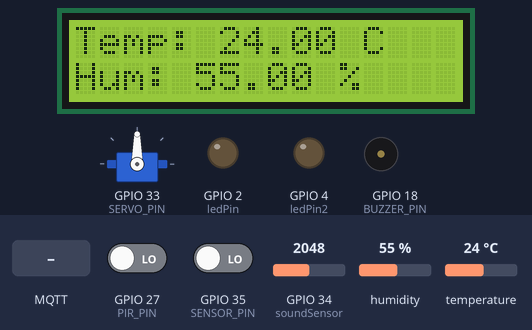
A sketch run on a simulated ESP32. On the bench: servo, 16×2 character LCD, output pins drawn as LEDs (lit = HIGH), buzzer (waves = sounding). The inputs (shaded band) are chosen by the test bench; at power-on: GPIO 27 (PIR_PIN) LOW, humidity 55 %, temperature 24 °C, GPIO 34 (soundSensor) = 2048, GPIO 35 (SENSOR_PIN) LOW. WiFi joins after 1.5 s; servers stay silent unless stated; no MQTT or app messages arrive unless stated; what the sketch prints to the serial monitor is not drawn.

Above: at 3.3 s.
3.4 s: MQTT message "true" arrives on the first subscribed topic
At 6.3 s:
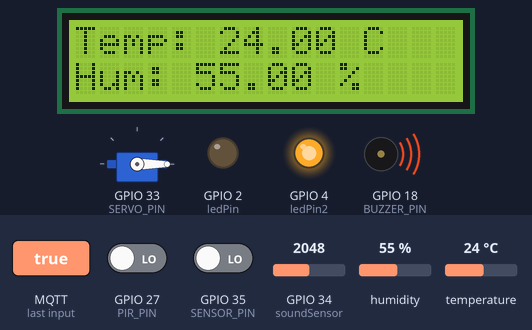
6.6 s: GPIO 27 (PIR_PIN) driven HIGH
At 11.0 s:
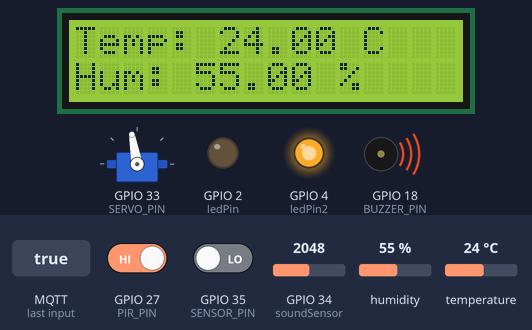
12.7 s: MQTT message "false" arrives on the first subscribed topic
At 18.3 s:
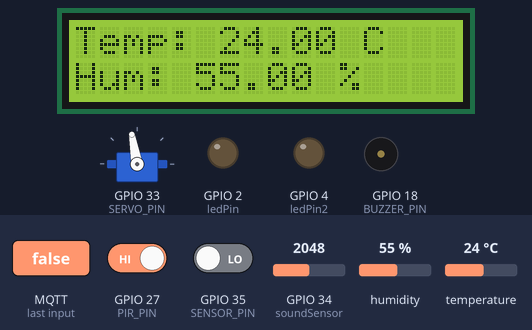
20.4 s: humidity set to 22 %
At 27.5 s:
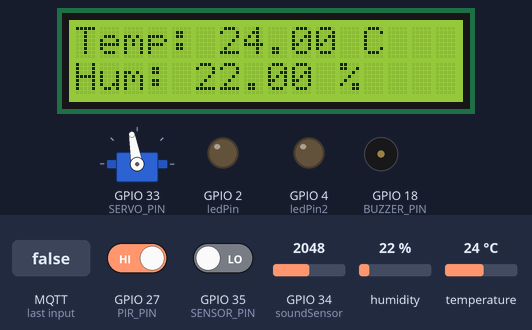
27.8 s: temperature set to 12 °C
At 36.2 s:
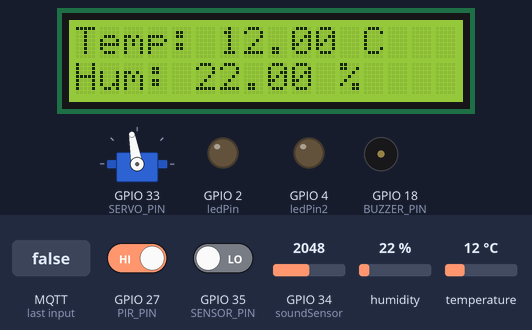
Timing chart, 0 to 36.5 s (numbered marks = the images above; inputs shaded):
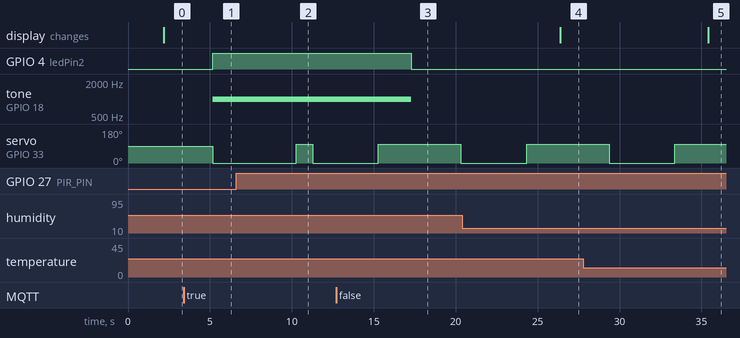

The sketch:

ProyectoCerradura.ino
```cpp
#include <MQUnifiedsensor.h>
#include <WiFi.h>
#include <PubSubClient.h>
#include <DHT.h> // Librería para el sensor DHT11
#include <ESP32Servo.h>
#include <ESP32Tone.h>
#include <LiquidCrystal_I2C.h>
#include <Adafruit_Sensor.h>
//#include <MQ135.h>

//#define GAS_SENSOR_PIN 32 // Pin de lectura del sensor de gas AO
#define GAS_PIN 34
#define TYPE_SENSOR "MQ-3" // Tipo de sensor MQ-3
#define PIR_PIN 27        // Pin del sensor PIR
#define SENSOR_PIN 35     // Pin conectado al sensor de llama
#define DHTPIN 15          // Pin en el que está conectado el sensor DHT
#define DHTTYPE DHT11     // Tipo de sensor (DHT11 o DHT22)
#define SERVO_PIN 33
#define BUZZER_PIN 18


const char* ssid = "HUAWEI Y9s";
const char* password = "f7c0af5ddc73";
//const char* mqtt_server = "192.168.43.65";//cambiar por la ip del rasberry
const char* mqtt_server = "broker.emqx.io";
const char* mqtt_topic = "iot/proyecto/temperatura";
const char* topicServo = "iot/proyecto/servo";
const char* topicbuzzer = "iot/proyecto/buzzer";

const int soundSensor = 34;

int ledPin = 2; //Connection state
int ledPin2 = 4; //Show received messages


WiFiClient wifiClient;
PubSubClient client(wifiClient);
//Servo configuration
//const int servoPin = 14;
//Servo myservo;
//MQUnifiedsensor MQ3(GAS_PIN, AnalogMode);

//MQ135 gasSensor(GAS_SENSOR_PIN);
//MQUnifiedsensor MQUnifiedsensor(GAS_SENSOR_PIN, TYPE_SENSOR);
//MQUnifiedsensor MQUnifiedsensor("ESP32", "MQ-3");

DHT dht(DHTPIN, DHTTYPE);
Servo servoMotor; // Crear objeto del servomotor
LiquidCrystal_I2C lcd = LiquidCrystal_I2C(0X27, 16, 2); // Dirección de la pantalla LCD, número de columnas y filas

void setup() {
  Serial.begin(115200);
  dht.begin(); // Inicializar el sensor DHT11

  pinMode(ledPin, OUTPUT);
  pinMode(ledPin2, OUTPUT);
  //buzzer
  pinMode(BUZZER_PIN, OUTPUT); // Configuramos el pin del buzzer como salida
  //servo
  pinMode(PIR_PIN, INPUT);
  pinMode(SENSOR_PIN, INPUT);
  servoMotor.attach(SERVO_PIN); // Adjuntar el pin del servomotor
  // Inicializar la pantalla LCD
  lcd.init();
  // Encender la luz de fondo
  lcd.backlight();
  // Limpiar la pantalla
  lcd.clear();
  // sensor gas

  // Inicializar el sensor de temperatura y humedad
  //dht.begin();
  // Conectarse a la red WiFi
  WiFi.begin(ssid,password);
  while (WiFi.status() != WL_CONNECTED) {
    delay(1000);
    Serial.println("Conectando a la red WiFi...");
  }
  Serial.println("Conexión WiFi establecida.");

  // Conectarse al servidor MQTT
  client.setServer(mqtt_server, 1883);
  while (!client.connected()) {
    if (client.connect("ioTClient")) {
      Serial.println("Conexión MQTT establecida.");
      client.setCallback(callback);
    } else {
      Serial.print("Error de conexión MQTT, estado: ");
      Serial.println(client.state());
      delay(2000);
    }
  }

  // Suscribirse al topic del servo
  client.subscribe(topicServo);
}

void loop() {
  client.loop();

  // Leer valor del sensor de gas
  //float gasValue = gasSensor.getPPM();
  //float gasValue = MQUnifiedsensor.readSensor();
  int soundValue = analogRead(soundSensor);  // Lee el valor analógico del sensor


  // Leer valor del sensor PIR
  int pirValue = digitalRead(PIR_PIN);

  // Leer valor del sensor de llama
  int flameValue = digitalRead(SENSOR_PIN);

  // Leer valores de humedad y temperatura
  float h = dht.readHumidity();
  float t = dht.readTemperature();

  // Imprimir los resultados en el monitor serie
  /*Serial.print("Valor de gas: ");
  Serial.print(gasValue);
  Serial.println(" ppm");*/

  Serial.print("Valor del sensor de sonido: ");
  Serial.println(soundValue);

  Serial.print("Valor del sensor PIR: ");
  Serial.println(pirValue);

  Serial.print("Valor del sensor de llama: ");
  Serial.println(flameValue);


  // Leer la temperatura y la humedad del sensor
  float tempC = dht.readTemperature(); // Temperatura en grados Celsius
  float hum = dht.readHumidity(); // Humedad relativa en porcentaje

  // Mostrar los valores en la pantalla LCD
  lcd.setCursor(0, 0);
  lcd.print("Temp: ");
  lcd.print(tempC);
  lcd.print(" C");

  lcd.setCursor(0, 1);
  lcd.print("Hum: ");
  lcd.print(hum);
  lcd.print(" %");

  delay(2000); // Esperar 2 segundos antes de volver a leer los valores del sensor

  Serial.print("Humedad: ");
  Serial.print(h);
  Serial.print(" %\t");

  Serial.print("Temperatura: ");
  Serial.print(t);
  Serial.println(" *C");

  // Controlar el servomotor si se detecta algún sensor activado
  if (pirValue == HIGH/*gasValue > 0 || pirValue == HIGH || flameValue == HIGH*/) {
    //moveServo(); // Llamar a la función del servomotor
    servoMotor.write(100);     // sets the servo position to 0 degrees
    delay(1000);          // waits for 1 second
    servoMotor.write(0);   // sets the servo position to 180 degrees
    delay(4000);          // waits for 1 second
    servoMotor.write(100);     // sets the servo position to 0 degrees
    delay(1000);
  }

  //client.publish(mqtt_topic, msg);
  char msg[64];
  snprintf(msg, 64, "%d,%d,%d,%.2f,%.2f", soundValue, pirValue, flameValue, t, h);

  // Publicar el mensaje MQTT
  if (client.connected()) {
    client.publish(mqtt_topic, msg);
  }

  // Esperar 10 segundos antes de publicar la siguiente temperatura y humedad
  delay(1000);

}

void callback(char* topic, byte* message, unsigned int length) {
  Serial.print("Mensaje recibido en el topic ");
  Serial.print(topic);

  String messageTemp;
  for (int i = 0; i < length; i++) {
    Serial.print((char)message[i]);
    messageTemp += (char)message[i];
  }
  Serial.println(messageTemp);

  if (String(topic) == topicServo) {
    if (messageTemp == "true") {
      Serial.println("Encendiendo LED");
       tone(BUZZER_PIN, 1000);
      digitalWrite(ledPin2, HIGH);
      servoMotor.write(0);
      // client.publish(topicServo, "true");
    } else if (messageTemp == "false") {
      Serial.println("Apagando LED");
      noTone(BUZZER_PIN); // Detenemos el sonido
      digitalWrite(ledPin2, LOW);
      servoMotor.write(100);

      // client.publish(topicServo, "false");
    }
  } else if (String(topic) == topicbuzzer) {
    if (messageTemp == "true") {
      Serial.println("Encendiendo el buzzer");
      tone(BUZZER_PIN, 100); // Hacemos sonar el buzzer a una frecuencia de 1000 Hz
      // client.publish(topicServo, "true");
    } else if (messageTemp == "false") {
      Serial.println("Apagando buzzer");
      noTone(BUZZER_PIN); // Detenemos el sonido
      // client.publish(topicServo, "false");
    }
  }
}
```

ESP32PWM.h
```cpp
/*
 * ESP32PWM.h
 *
 *  Created on: Sep 22, 2018
 *      Author: hephaestus
 */

#ifndef LIBRARIES_ESP32SERVO_SRC_ESP32PWM_H_
#define LIBRARIES_ESP32SERVO_SRC_ESP32PWM_H_
#include "esp32-hal-ledc.h"
#define NUM_PWM 16
#define PWM_BASE_INDEX 0
#define USABLE_ESP32_PWM (NUM_PWM-PWM_BASE_INDEX)
#include <cstdint>

#include "Arduino.h"
class ESP32PWM {
private:

	void attach(int pin);
	int pwmChannel = 0;                         // channel number for this servo
	bool attachedState = false;
	int pin;
	uint8_t resolutionBits;
	double myFreq;
	int allocatenext(double freq);

	static double _ledcSetupTimerFreq(uint8_t chan, double freq,
			uint8_t bit_num);

	bool checkFrequencyForSideEffects(double freq);

	void adjustFrequencyLocal(double freq, double dutyScaled);
	static double mapf(double x, double in_min, double in_max, double out_min,
			double out_max) {
		if(x>in_max)
			return out_max;
		if(x<in_min)
			return out_min;
		return (x - in_min) * (out_max - out_min) / (in_max - in_min) + out_min;
	}

	double setup(double freq, uint8_t resolution_bits=10);
	//channel 0-15 resolution 1-16bits freq limits depend on resolution9
	void attachPin(uint8_t pin);
	// pin allocation
	void deallocate();
public:
	// setup
	ESP32PWM();
	virtual ~ESP32PWM();


	void detachPin(int pin);
	void attachPin(uint8_t pin, double freq, uint8_t resolution_bits=10);
	bool attached() {
		return attachedState;
	}

	// write raw duty cycle
	void write(uint32_t duty);
	// Write a duty cycle to the PWM using a unit vector from 0.0-1.0
	void writeScaled(double duty);
	//Adjust frequency
	double writeTone(double freq);
	double writeNote(note_t note, uint8_t octave);
	void adjustFrequency(double freq, double dutyScaled=-1);

	// Read pwm data
	uint32_t read();
	double readFreq();
	double getDutyScaled();

	//Timer data
	static int timerAndIndexToChannel(int timer, int index);
	/**
	 * allocateTimer
	 * @param a timer number 0-3 indicating which timer to allocate in this library
	 * Switch to explicate allocation mode
	 *
	 */
	static void allocateTimer(int timerNumber);
	static bool explicateAllocationMode;
	int getTimer() {
		return timerNum;
	}
	int timerNum = -1;
	uint32_t myDuty = 0;
	int getChannel();
	static int PWMCount;              // the total number of attached pwm
	static int timerCount[4];
	static ESP32PWM * ChannelUsed[NUM_PWM]; // used to track whether a channel is in service
	static long timerFreqSet[4];

	// Helper functions
	int getPin() {
		return pin;
	}
	static bool hasPwm(int pin) {
#if defined(ARDUINO_ESP32S2_DEV)
		if ((pin >=1 && pin <= 21) || //20
				(pin == 26) || //1
				(pin >= 33 && pin <= 42)) //10
#else
		if ((pin == 2) || //1
				(pin == 4) || //1
				(pin == 5) || //1
				((pin >= 12) && (pin <= 19)) || //8
				((pin >= 21) && (pin <= 23)) || //3
				((pin >= 25) && (pin <= 27)) || //3
				(pin == 32) || (pin == 33)) //2
#endif
			return true;
		return false;
	}
	static int channelsRemaining() {
		return NUM_PWM - PWMCount;
	}
	static boolean DISABLE_DAC;


};

ESP32PWM* pwmFactory(int pin);

#endif /* LIBRARIES_ESP32SERVO_SRC_ESP32PWM_H_ */
```

ESP32Tone.h
```cpp
/*
 * ESP32Tone.h
 *
 *  Created on: Sep 23, 2018
 *      Author: hephaestus
 */

#ifndef LIBRARIES_ESP32SERVO_SRC_ESP32TONE_H_
#define LIBRARIES_ESP32SERVO_SRC_ESP32TONE_H_
#include "ESP32PWM.h"
void tone(int pin,unsigned int frequency);

void tone(int pin, unsigned int frequency, unsigned long duration);

void noTone(int pin);


#endif /* LIBRARIES_ESP32SERVO_SRC_ESP32TONE_H_ */
```

Measured:
- after the input at 3.4 s, GPIO 4 (ledPin2): LOW → HIGH after 1.8 s; tone on GPIO 18 (BUZZER_PIN): silent → 1000 Hz after 1.8 s; servo on GPIO 33 (SERVO_PIN): 90° → 0° after 1.8 s
- after the input at 6.6 s, servo on GPIO 33 (SERVO_PIN): 0° → 100° after 3.7 s, → 0° 1.0 s later
- after the input at 12.7 s, GPIO 4 (ledPin2): HIGH → LOW after 4.6 s; tone on GPIO 18 (BUZZER_PIN): 1000 Hz → silent after 4.6 s
- after the input at 20.4 s, the display: changes after 6.0 s (image 4)
- after the input at 27.8 s, the display: changes after 7.6 s (image 5)
